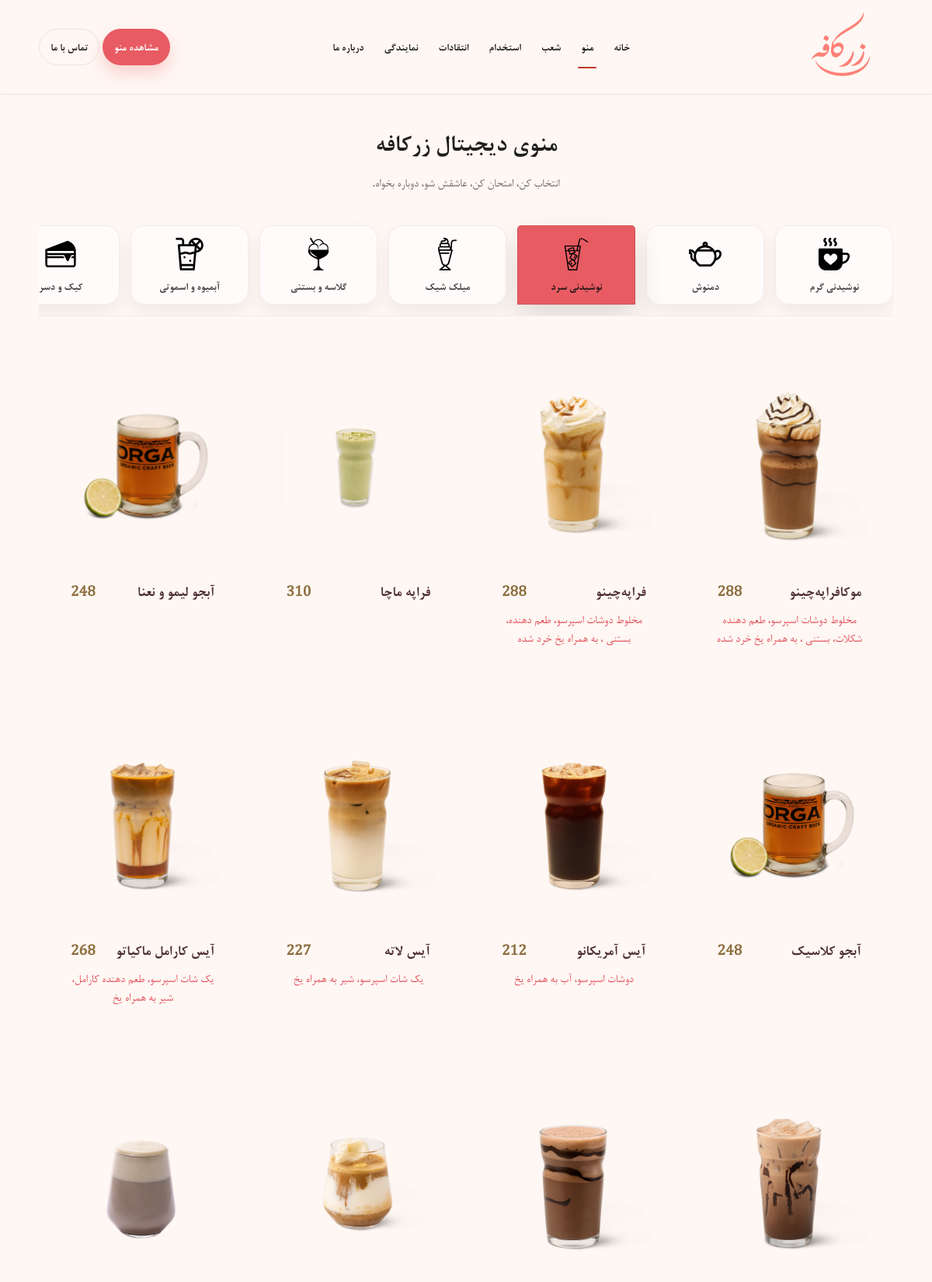
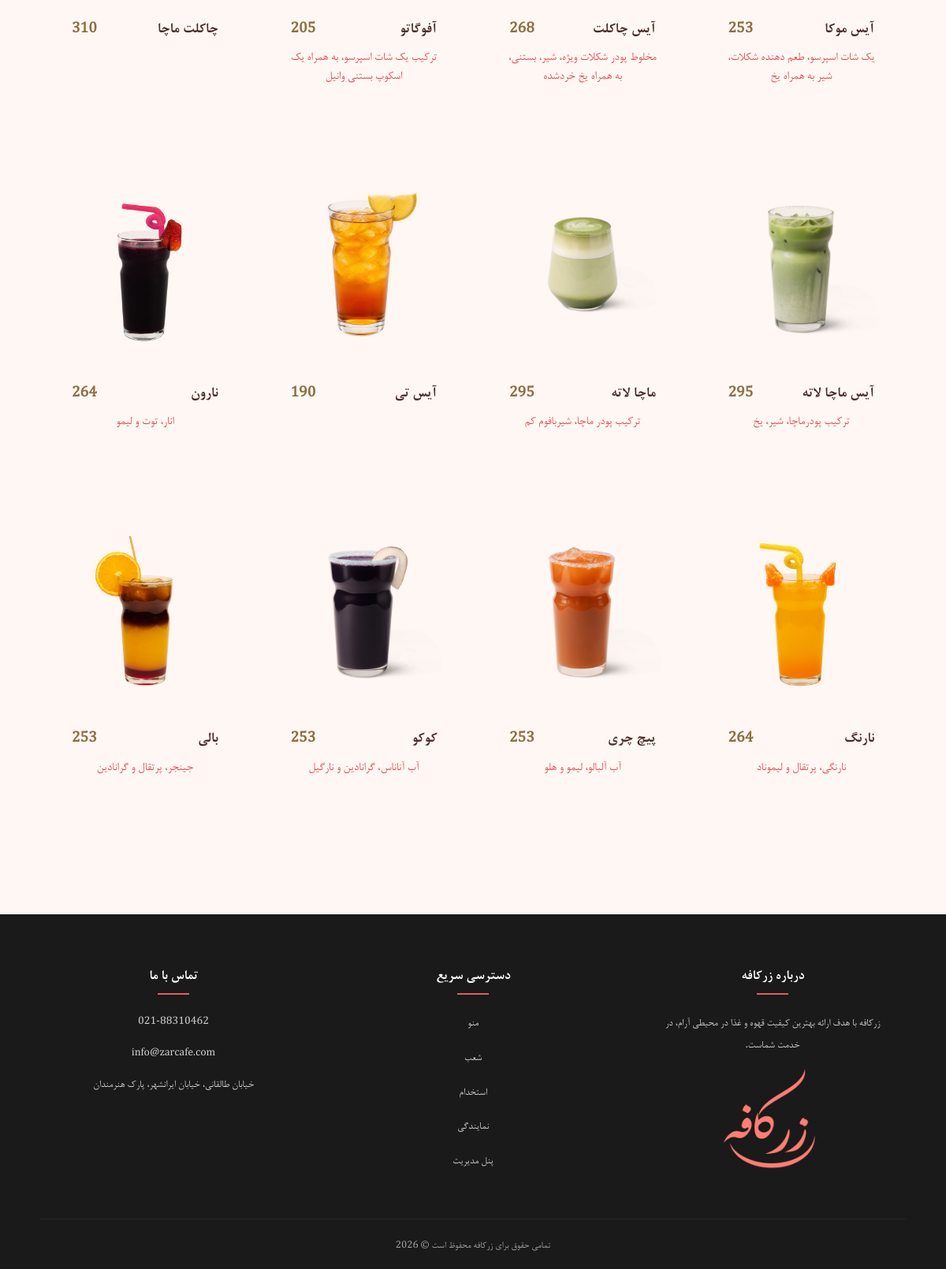
The app's page /menu.php?cat=3 with its own data (2 pictures, top to bottom).
### tables this page shows
CREATE TABLE `categories` (
  `id` int(11) NOT NULL,
  `name` varchar(100) NOT NULL
);

CREATE TABLE `products` (
  `id` int(11) NOT NULL,
  `category_id` int(11) DEFAULT NULL,
  `name` varchar(255) NOT NULL,
  `price` varchar(50) DEFAULT NULL,
  `description` text DEFAULT NULL,
  `image` varchar(255) DEFAULT NULL
);

### menu.php (the view)
<?php
include 'includes/db.php';
include 'includes/header.php';
$activeCat = isset($_GET['cat']) ? intval($_GET['cat']) : 0;
$catIcons = [
  'نوشیدنی گرم'      => 'hot.svg',
  'دمنوش'            => 'herbal.svg',
  'نوشیدنی سرد'      => 'cold.svg',
  'میلک شیک'         => 'milkshake.svg',
  'گلاسه و بستنی'    => 'icecream.svg',
  'آبمیوه و اسموتی'  => 'smoothie.svg',
  'کیک و دسر'        => 'cake.svg',
  'پیتزا'            => 'pizza.svg',
  'برگر'             => 'burger.svg',
  'غذای اصلی'        => 'main.svg',
  'غذای ایرانی'      => 'irani.svg',
  'استیک'            => 'steak.svg',
  'ساندویچ'          => 'sandwich.svg',
  'پاستا'            => 'pasta.svg',
  'صبحانه'           => 'breakfast.svg',
  'پیش غذا'          => 'appetizer.svg',
  'سالاد'            => 'salad.svg',
];
$iconBasePath = 'images/menu/';
$defaultIcon  = 'default.svg';
$catsRes = mysqli_query($conn, "SELECT id, name FROM categories ORDER BY id ASC");
$res = null;
if ($activeCat > 0) {
  $sql = "SELECT id, name, description, price, image FROM products WHERE category_id = $activeCat ORDER BY id ASC";
  $res = mysqli_query($conn, $sql);
}
?>
<section class="menu-page">
  <div class="container">
    <header class="menu-header">
      <h1 class="menu-title">منوی دیجیتال زرکافه</h1>
      <p class="menu-subtitle">انتخاب کن، امتحان کن، عاشقش شو، دوباره بخواه.</p>
    </header>
    <div class="catbar" aria-label="دسته‌بندی‌ها">
      <div class="catbar-track">
        <?php while ($c = mysqli_fetch_assoc($catsRes)) {
          $catName = $c['name'];
          $iconFile = $catIcons[$catName] ?? $defaultIcon;
          $isActive = ($activeCat === intval($c['id']));
        ?>
          <a class="catpill <?php echo $isActive ? 'active' : ''; ?>"
            href="menu.php?cat=<?php echo intval($c['id']); ?>">
            <span class="catpill-ico">
              <img src="<?php echo $iconBasePath . htmlspecialchars($iconFile); ?>" alt="">
            </span>
            <span class="catpill-txt"><?php echo htmlspecialchars($catName); ?></span>
          </a>
        <?php } ?>
      </div>
    </div>
    <div class="product-grid">
      <?php if ($res && mysqli_num_rows($res) > 0) { ?>
        <?php while ($row = mysqli_fetch_assoc($res)) { ?>
          <article class="p-card">
            <div class="p-media">
              <img src="images/products/<?php echo htmlspecialchars($row['image']); ?>"
                alt="<?php echo htmlspecialchars($row['name']); ?>" loading="lazy">
            </div>
            <div class="p-body">
              <div class="p-title-row">
                <h3 class="p-name"><?php echo htmlspecialchars($row['name']); ?></h3>
                <?php if ($row['price'] > 0) { ?>
                  <span class="p-price"><?php echo number_format((int)$row['price']); ?></span>
                <?php } ?>
              </div>
              <?php if (!empty($row['description'])) { ?>
                <p class="p-desc"><?php echo htmlspecialchars($row['description']); ?></p>
              <?php } ?>
            </div>
          </article>
        <?php } ?>
      <?php } elseif ($activeCat > 0) { ?>
        <p class="no-products">محصولی در این دسته‌بندی یافت نشد.</p>
      <?php } else { ?>
        <p class="select-hint">لطفاً برای مشاهده محصولات، یک دسته‌بندی را انتخاب کنید.</p>
      <?php } ?>
    </div>
  </div>
</section>
<?php include 'includes/footer.php'; ?>

### records on screen
categories: shows a picture, name "نوشیدنی گرم"
categories: shows a picture, name "دمنوش"
categories: shows a picture, name "نوشیدنی سرد"
categories: shows a picture, name "میلک شیک"
categories: shows a picture, name "گلاسه و بستنی"
categories: shows a picture, name "آبمیوه و اسموتی"
categories: shows a picture, name "کیک و دسر"
products: image (picture), name "موکافراپه‌چینو", price "288", description "مخلوط دوشات اسپرسو، طعم دهنده شکلات، بستنی ، به همراه یخ خرد شده"
products: image (picture), name "فراپه‌چینو", price "288", description "مخلوط دوشات اسپرسو، طعم دهنده، بستنی ، به همراه یخ خرد شده"
products: image (picture), name "فراپه ماچا", price "310"
products: image (picture), name "آبجو لیمو و نعنا", price "248"
products: image (picture), name "آبجو کلاسیک", price "248"
products: image (picture), name "آیس آمریکانو", price "212", description "دوشات اسپرسو، آب به همراه یخ"
products: image (picture), name "آیس لاته", price "227", description "یک شات اسپرسو، شیر به همراه یخ"
products: image (picture), name "آیس کارامل ماکیاتو", price "268", description "یک شات اسپرسو، طعم دهنده کارامل، شیر به همراه یخ"
products: image (picture), name "آیس موکا", price "253", description "یک شات اسپرسو، طعم دهنده شکلات، شیر به همراه یخ"
products: image (picture), name "آیس چاکلت", price "268", description "مخلوط پودر شکلات ویژه، شیر، بستنی، به همراه یخ خردشده"
products: image (picture), name "آفوگاتو", price "205", description "ترکیب یک شات اسپرسو، به همراه یک اسکوپ بستنی وانیل"
products: image (picture), name "چاکلت ماچا", price "310"
products: image (picture), name "آیس ماچا لاته", price "295", description "ترکیب پودرماچا، شیر، یخ"
products: image (picture), name "ماچا لاته", price "295", description "ترکیب پودر ماچا، شیربافوم کم"
products: image (picture), name "آیس تی", price "190"
products: image+name (picture), name "نارون", price "264", description "انار، توت و لیمو"
products: image+name (picture), name "نارنگ", price "264", description "نارنگی، پرتقال و لیموناد"
products: image (picture), name "پیچ چری", price "253", description "آب آلبالو، لیمو و هلو"
products: image+name (picture), name "کوکو", price "253", description "آب آناناس، گرانادین و نارگیل"
products: image+name (picture), name "بالی", price "253", description "جینجر، پرتقال و گرانادین"
